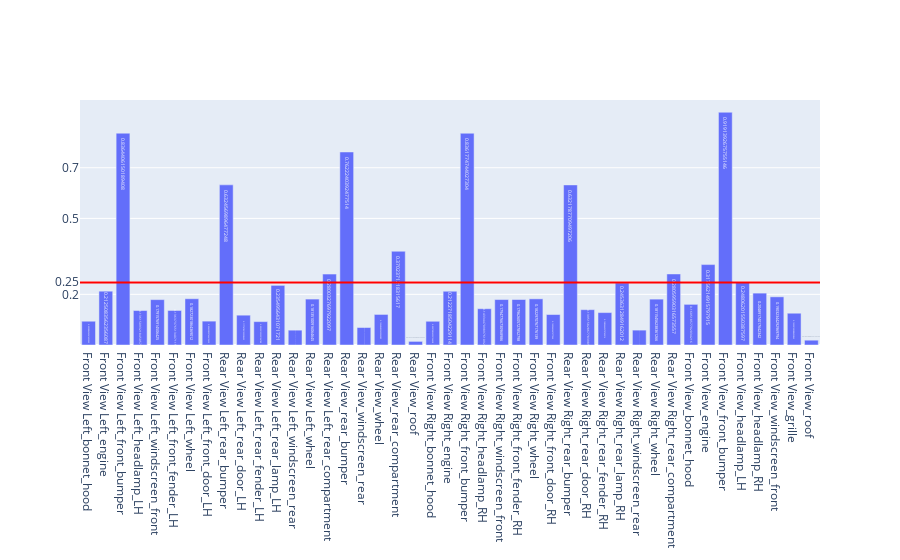

Notebook code for this chart:
### Code cell
fig = go.Figure()
fig.add_trace(go.Bar(
    x=kfoldBalanceDf["model"], y=kfoldBalanceDf["dmg_ratio"],
    text = kfoldBalanceDf["dmg_ratio"],

    
))
avgVal = kfoldBalanceDf["dmg_ratio"].mean()
fig.add_hline(y=avgVal, line_width=2, line_color="red")
    # print(avgVal)
fig.update_layout(
    yaxis = dict(
        tickmode = 'array',
        tickvals = [np.format_float_positional(avgVal, 2), 0.2, 0.5, 0.7],
    )
)
fig

### Figure 1 — Plotly figure (JSON) as saved in the notebook; plotly's stock layout.template omitted (floating-point values rounded to 4 significant figures)
{"data": [{"text": [0.09389, 0.2125, 0.8364, 0.1362, 0.1792, 0.1364, 0.1827, 0.09426, 0.6325, 0.1177, 0.09235, 0.2355, 0.05861, 0.1814, 0.28, 0.7622, 0.06901, 0.1207, 0.3702, 0.01423, 0.09371, 0.2123, 0.8362, 0.1433, 0.1795, 0.1796, 0.1823, 0.1203, 0.6322, 0.1395, 0.128, 0.2454, 0.05877, 0.1812, 0.2806, 0.1605, 0.3176, 0.9191, 0.2481, 0.2049, 0.1903, 0.1255, 0.01898], "type": "bar", "x": ["Front View Left_bonnet_hood", "Front View Left_engine", "Front View Left_front_bumper", "Front View Left_headlamp_LH", "Front View Left_windscreen_front", "Front View Left_front_fender_LH", "Front View Left_wheel", "Front View Left_front_door_LH", "Rear View Left_rear_bumper", "Rear View Left_rear_door_LH", "Rear View Left_rear_fender_LH", "Rear View Left_rear_lamp_LH", "Rear View Left_windscreen_rear", "Rear View Left_wheel", "Rear View Left_rear_compartment", "Rear View_rear_bumper", "Rear View_windscreen_rear", "Rear View_wheel", "Rear View_rear_compartment", "Rear View_roof", "Front View Right_bonnet_hood", "Front View Right_engine", "Front View Right_front_bumper", "Front View Right_headlamp_RH", "Front View Right_windscreen_front", "Front View Right_front_fender_RH", "Front View Right_wheel", "Front View Right_front_door_RH", "Rear View Right_rear_bumper", "Rear View Right_rear_door_RH", "Rear View Right_rear_fender_RH", "Rear View Right_rear_lamp_RH", "Rear View Right_windscreen_rear", "Rear View Right_wheel", "Rear View Right_rear_compartment", "Front View_bonnet_hood", "Front View_engine", "Front View_front_bumper", "Front View_headlamp_LH", "Front View_headlamp_RH", "Front View_windscreen_front", "Front View_grille", "Front View_roof"], "y": [0.09389, 0.2125, 0.8364, 0.1362, 0.1792, 0.1364, 0.1827, 0.09426, 0.6325, 0.1177, 0.09235, 0.2355, 0.05861, 0.1814, 0.28, 0.7622, 0.06901, 0.1207, 0.3702, 0.01423, 0.09371, 0.2123, 0.8362, 0.1433, 0.1795, 0.1796, 0.1823, 0.1203, 0.6322, 0.1395, 0.128, 0.2454, 0.05877, 0.1812, 0.2806, 0.1605, 0.3176, 0.9191, 0.2481, 0.2049, 0.1903, 0.1255, 0.01898]}], "layout": {"shapes": [{"line": {"color": "red", "width": 2}, "type": "line", "x0": 0, "x1": 1, "xref": "x domain", "y0": 0.2466, "y1": 0.2466, "yref": "y"}], "yaxis": {"tickmode": "array", "tickvals": ["0.25", 0.2, 0.5, 0.7]}}}
